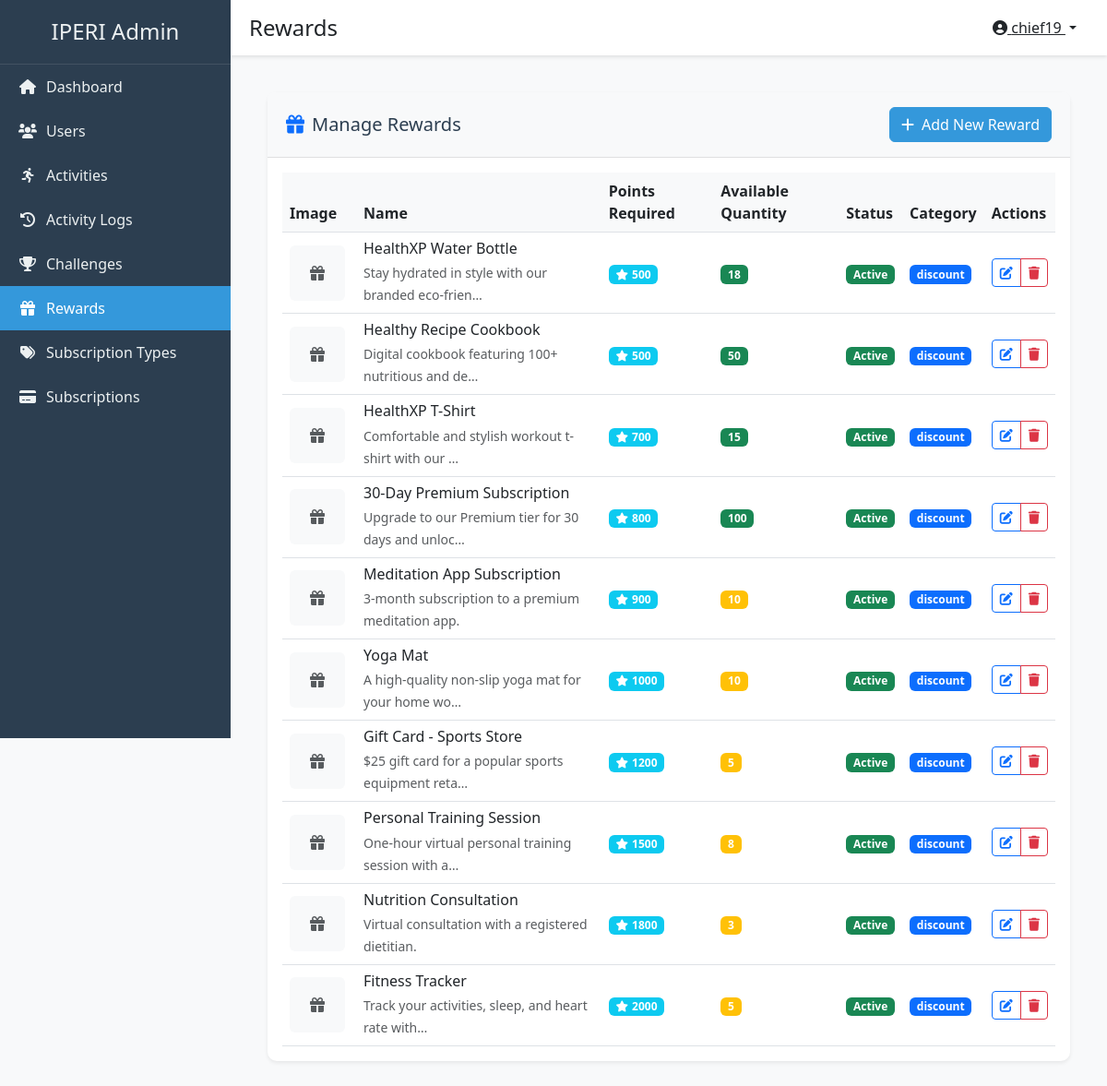
The app's page /admin-dashboard/rewards/ (signed in) with its own data.
### healthxpfront/models.py (models this page shows, shortened)
class Reward(models.Model):
    name = models.CharField(max_length=200)
    description = models.TextField()
    points_required = models.IntegerField()
    image = models.ImageField(upload_to='reward_images', blank=True, null=True)
    available_quantity = models.IntegerField(default=10)
    is_active = models.BooleanField(default=True)
    created_at = models.DateTimeField(auto_now_add=True)
    sponsor = models.CharField(max_length=100, blank=True, null=True)
    category = models.CharField(max_length=50, choices=(
        ('discount', 'Discount'),
        ('product', 'Physical Product'),
        ('digital', 'Digital Good'),
        ('membership', 'Membership'),
        ('experience', 'Experience'),
    ), default='discount')
    class Meta:
        ordering = ['points_required']

### healthxpadmin/views.py (the view)
# urls.py: path('rewards/', views.RewardListView.as_view(), name='reward_list'),
class RewardListView(LoginRequiredMixin, ListView):
    model = Reward
    template_name = 'healthxpadmin/reward_list.html'
    context_object_name = 'rewards'

### healthxpfront/context_processors.py (called while the page is built)
def cart_processor(request):
    context = {}
    if request.user.is_authenticated:
        try:
            cart = ShoppingCart.objects.get(user=request.user)
            context['user_cart'] = cart
            context['cart_item_count'] = cart.total_items
        except ShoppingCart.DoesNotExist:
            context['cart_item_count'] = 0
    return context

### healthxpadmin/templates/healthxpadmin/reward_list.html (shortened to what this page needs)
{% extends 'healthxpadmin/base.html' %}
{% block page_title %}Rewards{% endblock %}
{% block content %}
<div class="card shadow-sm">
    <div class="card-header bg-light py-3 d-flex justify-content-between align-items-center">
        <h5 class="card-title mb-0">
            <i class="fas fa-gift text-primary me-2"></i>Manage Rewards
        </h5>
        <a href="{% url 'healthxpadmin:reward_create' %}" class="btn btn-primary">
            <i class="fas fa-plus me-2"></i>Add New Reward
        </a>
    </div>
    <div class="card-body">
        {% if rewards %}
            <div class="table-responsive">
                <table class="table table-hover align-middle">
                    <thead>
                        <tr>
                            <th>Image</th>
                            <th>Name</th>
                            <th>Points Required</th>
                            <th>Available Quantity</th>
                            <th>Status</th>
                            <th>Category</th>
                            <th>Actions</th>
                        </tr>
                    </thead>
                    <tbody>
                        {% for reward in rewards %}
                            <tr>
                                <td style="width: 80px;">
                                    {% if reward.image %}
                                        <img src="{{ reward.image.url }}" alt="{{ reward.name }}" class="img-thumbnail" style="width: 60px; height: 60px; object-fit: cover;">
                                    {% else %}
                                        <div class="bg-light rounded d-flex align-items-center justify-content-center" style="width: 60px; height: 60px;">
                                            <i class="fas fa-gift text-muted"></i>
                                        </div>
                                    {% endif %}
                                </td>
                                <td>
                                    <h6 class="mb-1">{{ reward.name }}</h6>
                                    <small class="text-muted">{{ reward.description|truncatechars:50 }}</small>
                                </td>
                                <td>
                                    <span class="badge bg-info">
                                        <i class="fas fa-star me-1"></i>{{ reward.points_required }}
                                    </span>
                                </td>
                                <td>
                                    {% if reward.available_quantity > 10 %}
                                        <span class="badge bg-success">{{ reward.available_quantity }}</span>
                                    {% elif reward.available_quantity > 0 %}
                                        <span class="badge bg-warning">{{ reward.available_quantity }}</span>
                                    {% else %}
                                        <span class="badge bg-danger">Out of Stock</span>
                                    {% endif %}
                                </td>
                                <td>
                                    {% if reward.is_active %}
                                        <span class="badge bg-success">Active</span>
                                    {% else %}
                                        <span class="badge bg-secondary">Inactive</span>
                                    {% endif %}
                                </td>
                                <td>
                                    {% if reward.category %}
                                        <span class="badge bg-primary">{{ reward.category }}</span>
                                    {% else %}
                                        <span class="text-muted">-</span>
                                    {% endif %}
                                </td>
                                <td>
                                    <div class="btn-group">
                                        <a href="{% url 'healthxpadmin:reward_update' reward.pk %}" class="btn btn-sm btn-outline-primary">
                                            <i class="fas fa-edit"></i>
                                        </a>
                                        <a href="{% url 'healthxpadmin:reward_delete' reward.pk %}" class="btn btn-sm btn-outline-danger">
                                            <i class="fas fa-trash"></i>
                                        </a>
                                    </div>
                                </td>
                            </tr>
                        {% endfor %}
                    </tbody>
                </table>
            </div>
        {% endif %}
    </div>
</div>
{% endblock %}

### healthxpadmin/templates/healthxpadmin/base.html (shortened to what this page needs)
{% load static %}
<!DOCTYPE html>
<html lang="en">
<head>
    <link href="https://cdn.jsdelivr.net/npm/bootstrap@5.3.0/dist/css/bootstrap.min.css" rel="stylesheet">
    <link href="https://cdnjs.cloudflare.com/ajax/libs/font-awesome/6.0.0/css/all.min.css" rel="stylesheet">
    <link href="{% static 'healthxpadmin/css/style.css' %}" rel="stylesheet">
</head>
<body>
    <div class="wrapper">
        <nav class="sidebar">
            <div class="sidebar-header">
                <h3>IPERI Admin</h3>
            </div>
            <ul class="nav flex-column">
                <li class="nav-item">
                    <a class="nav-link {% if request.resolver_match.url_name == 'dashboard_home' %}active{% endif %}"
                       href="{% url 'healthxpadmin:dashboard_home' %}">
                        <i class="fas fa-home"></i> Dashboard
                    </a>
                </li>
                <li class="nav-item">
                    <a class="nav-link {% if 'user' in request.resolver_match.url_name %}active{% endif %}"
                       href="{% url 'healthxpadmin:user_list' %}">
                        <i class="fas fa-users"></i> Users
                    </a>
                </li>
                <li class="nav-item">
                    <a class="nav-link {% if 'activity_type' in request.resolver_match.url_name %}active{% endif %}"
                       href="{% url 'healthxpadmin:activity_type_list' %}">
                        <i class="fas fa-running"></i> Activities
                    </a>
                </li>
                <li class="nav-item">
                    <a class="nav-link {% if 'activity_log' in request.resolver_match.url_name %}active{% endif %}"
                       href="{% url 'healthxpadmin:activity_log_list' %}">
                        <i class="fas fa-history"></i> Activity Logs
                    </a>
                </li>
                <li class="nav-item">
                    <a class="nav-link {% if 'challenge' in request.resolver_match.url_name %}active{% endif %}"
                       href="{% url 'healthxpadmin:challenge_list' %}">
                        <i class="fas fa-trophy"></i> Challenges
                    </a>
                </li>
                <li class="nav-item">
                    <a class="nav-link {% if 'reward' in request.resolver_match.url_name %}active{% endif %}"
                       href="{% url 'healthxpadmin:reward_list' %}">
                        <i class="fas fa-gift"></i> Rewards
                    </a>
                </li>
                <li class="nav-item">
                    <a class="nav-link {% if 'subscription_type' in request.resolver_match.url_name %}active{% endif %}"
                       href="{% url 'healthxpadmin:subscription_type_list' %}">
                        <i class="fas fa-tags"></i> Subscription Types
                    </a>
                </li>
                <li class="nav-item">
                    <a class="nav-link {% if 'subscription' in request.resolver_match.url_name and 'type' not in request.resolver_match.url_name %}active{% endif %}"
                       href="{% url 'healthxpadmin:subscription_list' %}">
                        <i class="fas fa-credit-card"></i> Subscriptions
                    </a>
                </li>
            </ul>
        </nav>
        <div class="main-content">
            <div class="top-navbar">
                <div class="d-flex align-items-center">
                    <h4 class="mb-0">{% block page_title %}{% endblock %}</h4>
                </div>
                <div class="d-flex align-items-center">
                    <div class="dropdown">
                        <button class="btn btn-link text-dark dropdown-toggle" type="button" id="userDropdown" data-bs-toggle="dropdown">
                            <i class="fas fa-user-circle"></i> {{ request.user.username }}
                        </button>
                    </div>
                </div>
            </div>
            <div class="content-wrapper">
                {% block content %}{% endblock %}
            </div>
        </div>
    </div>
</body>
</html>

### healthxpadmin/static/healthxpadmin/css/style.css (style rules this page uses)
:root { --sidebar-width: 250px; --header-height: 60px; }
body { font-family: 'Segoe UI', Tahoma, Geneva, Verdana, sans-serif; background-color: #f8f9fa; }
.wrapper { display: flex; min-height: 100vh; }
.sidebar { width: var(--sidebar-width); background-color: #2c3e50; color: white; position: fixed; height: 100vh; overflow-y: auto; transition: all 0.3s; }
.sidebar-header { padding: 20px; text-align: center; border-bottom: 1px solid rgba(255, 255, 255, 0.1); }
.sidebar-header h3 { margin: 0; font-size: 1.5rem; color: #ecf0f1; }
.nav-link { color: #ecf0f1; padding: 12px 20px; display: flex; align-items: center; transition: all 0.3s; }
.nav-link i { margin-right: 10px; width: 20px; text-align: center; }
.nav-link.active { background-color: #3498db; color: white; }
.main-content { flex: 1; margin-left: var(--sidebar-width); padding: 20px; }
.top-navbar { height: var(--header-height); background-color: white; box-shadow: 0 2px 4px rgba(0, 0, 0, 0.1); display: flex; align-items: center; justify-content: space-between; padding: 0 20px; position: fixed; top: 0; right: 0; left: var(--sidebar-width); z-index: 1000; }
.content-wrapper { margin-top: var(--header-height); padding: 20px; }
.card { border: none; border-radius: 10px; box-shadow: 0 2px 4px rgba(0, 0, 0, 0.1); margin-bottom: 20px; }
.card-header { background-color: white; border-bottom: 1px solid rgba(0, 0, 0, 0.1); padding: 15px 20px; }
.card-title { margin: 0; font-size: 1.25rem; color: #2c3e50; }
.btn-primary { background-color: #3498db; border-color: #3498db; }
.table { margin-bottom: 0; }
.table th { border-top: none; background-color: #f8f9fa; }

### healthxpadmin/templates/healthxpadmin/reward_list.html (style rules this page uses)
.table th { background-color: var(--bs-light); font-weight: 600; }
.btn-group .btn { padding: 0.25rem 0.5rem; }

### records on screen
Reward: name "HealthXP Water Bottle", description "Stay hydrated in style with our branded eco-frien…", points_required "500", available_quantity "18", is_active "Active", category "discount"
Reward: name "Healthy Recipe Cookbook", description "Digital cookbook featuring 100+ nutritious and de…", points_required "500", available_quantity "50", is_active "Active", category "discount"
Reward: name "HealthXP T-Shirt", description "Comfortable and stylish workout t-shirt with our …", points_required "700", available_quantity "15", is_active "Active", category "discount"
Reward: name "30-Day Premium Subscription", description "Upgrade to our Premium tier for 30 days and unloc…", points_required "800", available_quantity "100", is_active "Active", category "discount"
Reward: name "Meditation App Subscription", description "3-month subscription to a premium meditation app.", points_required "900", available_quantity "10", is_active "Active", category "discount"
Reward: name "Yoga Mat", description "A high-quality non-slip yoga mat for your home wo…", points_required "1000", available_quantity "10", is_active "Active", category "discount"
Reward: name "Gift Card - Sports Store", description "$25 gift card for a popular sports equipment reta…", points_required "1200", available_quantity "5", is_active "Active", category "discount"
Reward: name "Personal Training Session", description "One-hour virtual personal training session with a…", points_required "1500", available_quantity "8", is_active "Active", category "discount"
Reward: name "Nutrition Consultation", description "Virtual consultation with a registered dietitian.", points_required "1800", available_quantity "3", is_active "Active", category "discount"
Reward: name "Fitness Tracker", description "Track your activities, sleep, and heart rate with…", points_required "2000", available_quantity "5", is_active "Active", category "discount"

### other values on screen
{{ request.user.username }} "chief19"
